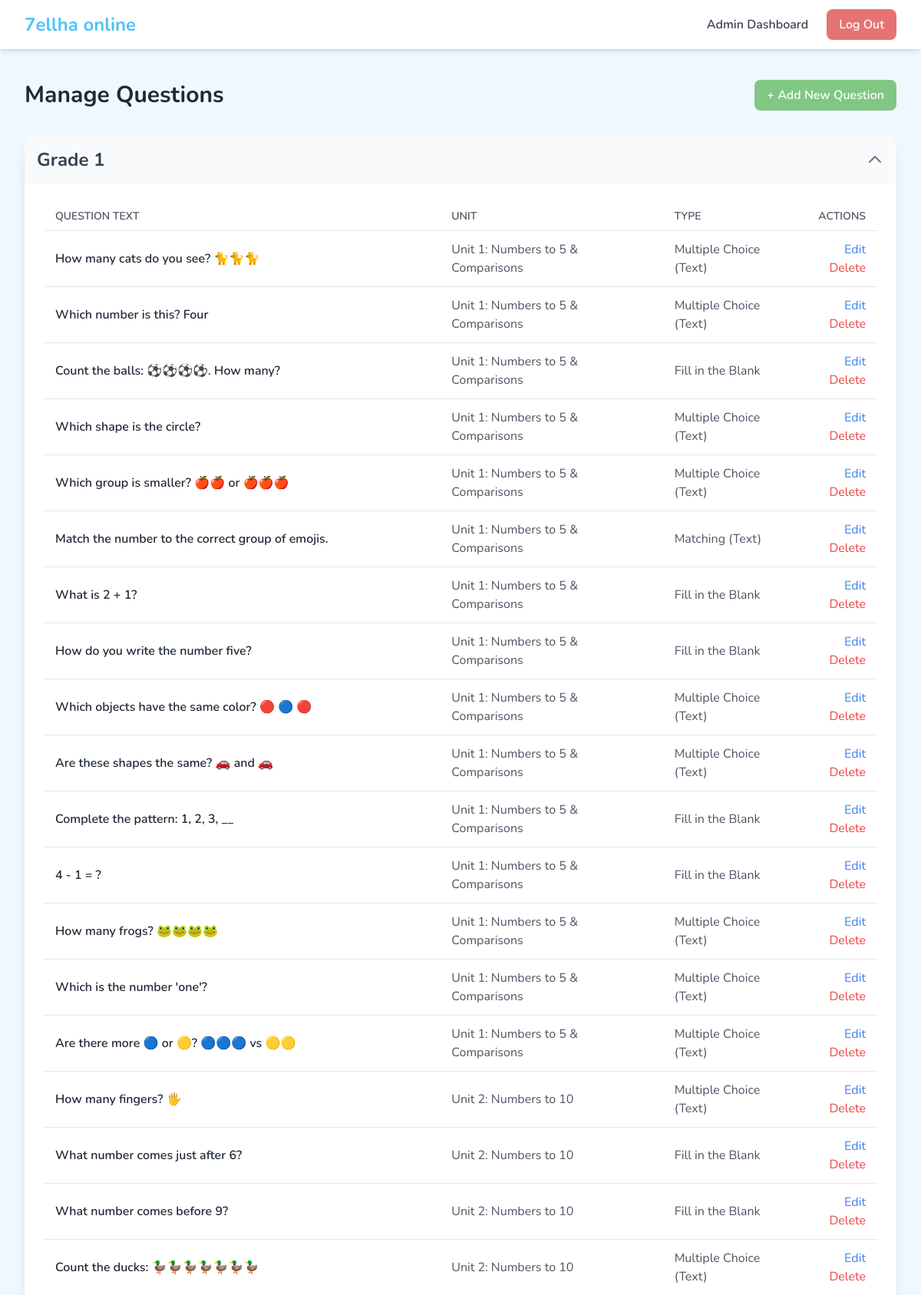
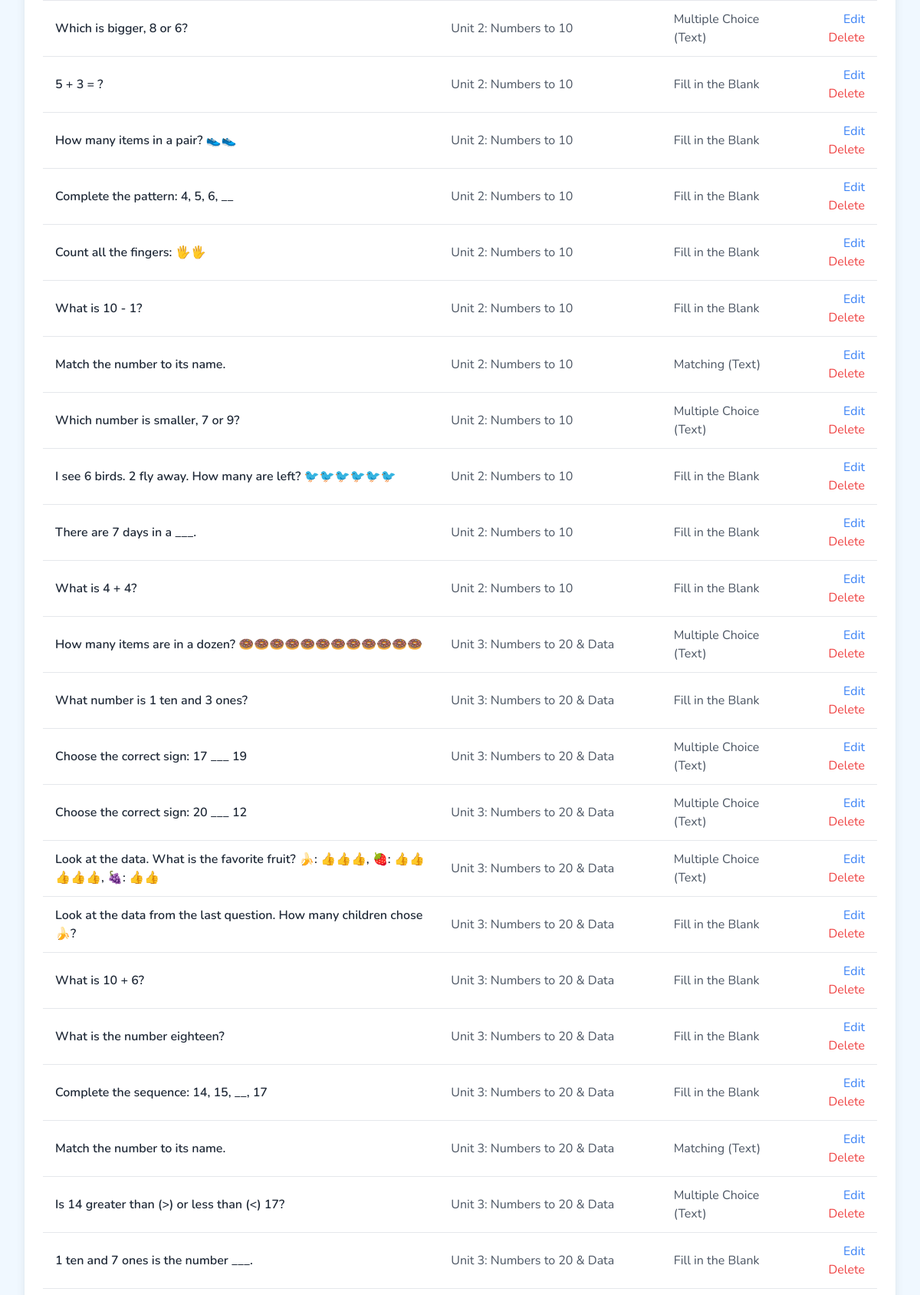
/management/questions/ (signed in, upper part), run on the app's committed database (2 pictures, top to bottom).
### apps/academics/models.py (models this page shows, shortened)
class Grade(models.Model):
    name = models.CharField(
        _('Grade Name'),
        max_length=100,
        unique=True,
        help_text=_("e.g., Grade 1, Grade 2")
    )
    description = models.TextField(
        _('Description'),
        blank=True,
        null=True,
        help_text=_("A brief description of the grade level.")
    )
    class Meta:
        verbose_name = _('Grade')
        verbose_name_plural = _('Grades')
        ordering = ['name'] # Ensures grades are ordered consistently.

class Unit(models.Model):
    grade = models.ForeignKey(Grade, on_delete=models.CASCADE, related_name='units')
    title = models.CharField(_('Title'), max_length=200)
    description = models.TextField(_('Description'), blank=True, null=True)
    unit_number = models.PositiveIntegerField(_('Unit Number'), default=1)
    duration_minutes = models.PositiveIntegerField(
        _('Quiz Duration (minutes)'),
        default=10,
        help_text="Set the time limit for this unit's quiz in minutes."
    )
    is_published = models.BooleanField(
    default=False,
    help_text="Check this box to make the unit visible to students.")
    class Meta:
        verbose_name = _('Unit')
        verbose_name_plural = _('Units')
        ordering = ['grade', 'unit_number']

### apps/quizzes/models.py (models this page shows, shortened)
class Question(models.Model):
    class QuestionType(models.TextChoices):
        MULTIPLE_CHOICE = 'MCQ', _('Multiple Choice (Text)')
        IMAGE_CHOICE = 'MCQI', _('Multiple Choice (Image)')
        TRUE_FALSE = 'TF', _('True/False')
        SHORT_ANSWER = 'SA', _('Short Answer')
        FILL_IN_THE_BLANK = 'FITB', _('Fill in the Blank')
        MATCHING = 'MATCH', _('Matching (Text)')
        MATCHING_IMAGE = 'MATI', _('Matching (Image/Mixed)')
    unit = models.ForeignKey(Unit, on_delete=models.CASCADE, related_name='questions')
    question_text = models.CharField(_('Question Text'), max_length=500, help_text="For Fill in the Blank, use '___'. For Matching, describe the task, e.g., 'Match the number to the image.'")
    question_type = models.CharField(_('Question Type'), max_length=5, choices=QuestionType.choices)
    order = models.PositiveIntegerField(_('Order'), default=1)

### apps/dashboard/views.py (the view)
# urls.py: path('questions/', QuestionListView.as_view(), name='question_list'),
class QuestionListView(AdminRequiredMixin, ListView):
    model = Question
    template_name = 'dashboard/question_list.html'
    context_object_name = 'questions' # This name is for the original flat list, which we'll replace in the context
    def get_context_data(self, **kwargs):
        context = super().get_context_data(**kwargs)
        all_questions = Question.objects.select_related('unit__grade').order_by('unit__grade__name', 'unit__unit_number', 'order')
        questions_by_grade = OrderedDict()
        for question in all_questions:
            if question.unit and question.unit.grade:
                grade = question.unit.grade
                if grade not in questions_by_grade:
                    questions_by_grade[grade] = []
                questions_by_grade[grade].append(question)
        context['questions_by_grade'] = questions_by_grade
        return context

### apps/dashboard/views.py (called while the page is built)
def is_admin(user):
    return user.is_authenticated and user.user_type == 'ADMIN'

    def test_func(self):
        return is_admin(self.request.user)

### apps/core/templates/dashboard/question_list.html (shortened to what this page needs)
{% extends "base.html" %}
{% block content %}
<div class="max-w-7xl mx-auto">
    <div class="flex justify-between items-center mb-8">
        <h1 class="text-3xl font-bold text-gray-800">Manage Questions</h1>
        <a href="{% url 'dashboard:question_add' %}" class="px-4 py-2 bg-brand-green text-white font-semibold rounded-lg hover:bg-opacity-90 transition duration-300">
            + Add New Question
        </a>
    </div>
    {% if questions_by_grade %}
        {% for grade, questions_in_grade in questions_by_grade.items %}
            <div class="mt-4 bg-white rounded-2xl shadow-lg overflow-hidden" x-data="{ isOpen: true }">
                <button @click="isOpen = !isOpen" class="w-full flex justify-between items-center p-4 bg-gray-50 hover:bg-gray-100 focus:outline-none">
                    <h2 class="text-2xl font-bold text-gray-700">{{ grade.name }}</h2>
                    <svg class="w-6 h-6 text-gray-500 transform transition-transform" :class="{ 'rotate-180': isOpen }" xmlns="http://www.w3.org/2000/svg" fill="none" viewBox="0 0 24 24" stroke="currentColor">
                        <path stroke-linecap="round" stroke-linejoin="round" stroke-width="2" d="M19 9l-7 7-7-7" />
                    </svg>
                </button>
                <div x-show="isOpen" class="p-6" style="display: none;">
                    <div class="overflow-x-auto">
                        <table class="w-full text-left">
                            <thead>
                                <tr class="border-b">
                                    <th class="py-2 px-4 uppercase text-sm font-semibold text-gray-600">Question Text</th>
                                    <th class="py-2 px-4 uppercase text-sm font-semibold text-gray-600">Unit</th>
                                    <th class="py-2 px-4 uppercase text-sm font-semibold text-gray-600">Type</th>
                                    <th class="py-2 px-4 uppercase text-sm font-semibold text-gray-600 text-right">Actions</th>
                                </tr>
                            </thead>
                            <tbody>
                                {% for question in questions_in_grade %}
                                <tr class="border-b hover:bg-gray-50">
                                    <td class="py-3 px-4 font-semibold">{{ question.question_text|truncatewords:15 }}</td>
                                    <td class="py-3 px-4 text-gray-600">{{ question.unit.title }}</td>
                                    <td class="py-3 px-4 text-gray-600">{{ question.get_question_type_display }}</td>
                                    <td class="py-3 px-4 text-right space-x-2">
                                        <a href="{% url 'dashboard:question_edit' pk=question.pk %}" class="text-blue-500 hover:underline">Edit</a>
                                        <a href="{% url 'dashboard:question_delete' pk=question.pk %}" class="text-red-500 hover:underline">Delete</a>
                                    </td>
                                </tr>
                                {% endfor %}
                            </tbody>
                        </table>
                    </div>
                </div>
            </div>
        {% endfor %}
    {% else %}
        <div class="bg-white rounded-2xl shadow-lg p-8 text-center">
            <p class="text-gray-500">No questions have been created yet.</p>
        </div>
    {% endif %}
</div>
{% endblock %}

### apps/core/templates/base.html (style rules this page uses)
body { font-family: 'Nunito', sans-serif; background-color: #f0f8ff; }
.bg-brand-green { background-color: #81c784; }

### data on the page
Grade: name "Grade 1"
Question: question_text "How many cats do you see? 🐈🐈🐈", unit "Unit 1: Numbers to 5 & Comparisons", question_type "Multiple Choice (Text)"
Question: question_text "Which number is this? Four", unit "Unit 1: Numbers to 5 & Comparisons", question_type "Multiple Choice (Text)"
Question: question_text "Count the balls: ⚽️⚽️⚽️⚽️. How many?", unit "Unit 1: Numbers to 5 & Comparisons", question_type "Fill in the Blank"
Question: question_text "Which shape is the circle?", unit "Unit 1: Numbers to 5 & Comparisons", question_type "Multiple Choice (Text)"
Question: question_text "Which group is smaller? 🍎🍎 or 🍎🍎🍎", unit "Unit 1: Numbers to 5 & Comparisons", question_type "Multiple Choice (Text)"
Question: question_text "Match the number to the correct group of emojis.", unit "Unit 1: Numbers to 5 & Comparisons", question_type "Matching (Text)"
Question: question_text "What is 2 + 1?", unit "Unit 1: Numbers to 5 & Comparisons", question_type "Fill in the Blank"
Question: question_text "How do you write the number five?", unit "Unit 1: Numbers to 5 & Comparisons", question_type "Fill in the Blank"
Question: question_text "Which objects have the same color? 🔴 🔵 🔴", unit "Unit 1: Numbers to 5 & Comparisons", question_type "Multiple Choice (Text)"
Question: question_text "Are these shapes the same? 🚗 and 🚗", unit "Unit 1: Numbers to 5 & Comparisons", question_type "Multiple Choice (Text)"
Question: question_text "Complete the pattern: 1, 2, 3, __", unit "Unit 1: Numbers to 5 & Comparisons", question_type "Fill in the Blank"
Question: question_text "4 - 1 = ?", unit "Unit 1: Numbers to 5 & Comparisons", question_type "Fill in the Blank"
Question: question_text "How many frogs? 🐸🐸🐸🐸", unit "Unit 1: Numbers to 5 & Comparisons", question_type "Multiple Choice (Text)"
Question: question_text "Which is the number 'one'?", unit "Unit 1: Numbers to 5 & Comparisons", question_type "Multiple Choice (Text)"
Question: question_text "Are there more 🔵 or 🟡? 🔵🔵🔵 vs 🟡🟡", unit "Unit 1: Numbers to 5 & Comparisons", question_type "Multiple Choice (Text)"
Question: question_text "How many fingers? 🖐️", unit "Unit 2: Numbers to 10", question_type "Multiple Choice (Text)"
Question: question_text "What number comes just after 6?", unit "Unit 2: Numbers to 10", question_type "Fill in the Blank"
Question: question_text "What number comes before 9?", unit "Unit 2: Numbers to 10", question_type "Fill in the Blank"
Question: question_text "Count the ducks: 🦆🦆🦆🦆🦆🦆🦆", unit "Unit 2: Numbers to 10", question_type "Multiple Choice (Text)"
Question: question_text "Which is bigger, 8 or 6?", unit "Unit 2: Numbers to 10", question_type "Multiple Choice (Text)"
Question: question_text "5 + 3 = ?", unit "Unit 2: Numbers to 10", question_type "Fill in the Blank"
Question: question_text "How many items in a pair? 👟👟", unit "Unit 2: Numbers to 10", question_type "Fill in the Blank"
Question: question_text "Complete the pattern: 4, 5, 6, __", unit "Unit 2: Numbers to 10", question_type "Fill in the Blank"
Question: question_text "Count all the fingers: 🖐️🖐️", unit "Unit 2: Numbers to 10", question_type "Fill in the Blank"
Question: question_text "What is 10 - 1?", unit "Unit 2: Numbers to 10", question_type "Fill in the Blank"
Question: question_text "Match the number to its name.", unit "Unit 2: Numbers to 10", question_type "Matching (Text)"
Question: question_text "Which number is smaller, 7 or 9?", unit "Unit 2: Numbers to 10", question_type "Multiple Choice (Text)"
Question: question_text "I see 6 birds. 2 fly away. How many are left? 🐦🐦🐦🐦🐦🐦", unit "Unit 2: Numbers to 10", question_type "Fill in the Blank"
Question: question_text "There are 7 days in a ___.", unit "Unit 2: Numbers to 10", question_type "Fill in the Blank"
Question: question_text "What is 4 + 4?", unit "Unit 2: Numbers to 10", question_type "Fill in the Blank"
Question: question_text "How many items are in a dozen? 🍩🍩🍩🍩🍩🍩🍩🍩🍩🍩🍩🍩", unit "Unit 3: Numbers to 20 & Data", question_type "Multiple Choice (Text)"
Question: question_text "What number is 1 ten and 3 ones?", unit "Unit 3: Numbers to 20 & Data", question_type "Fill in the Blank"
Question: question_text "Choose the correct sign: 17 ___ 19", unit "Unit 3: Numbers to 20 & Data", question_type "Multiple Choice (Text)"
Question: question_text "Choose the correct sign: 20 ___ 12", unit "Unit 3: Numbers to 20 & Data", question_type "Multiple Choice (Text)"
Question: question_text "Look at the data. What is the favorite fruit? 🍌: 👍👍👍, 🍓: 👍👍👍👍👍, 🍇: 👍👍", unit "Unit 3: Numbers to 20 & Data", question_type "Multiple Choice (Text)"
Question: question_text "Look at the data from the last question. How many children chose 🍌?", unit "Unit 3: Numbers to 20 & Data", question_type "Fill in the Blank"
Question: question_text "What is 10 + 6?", unit "Unit 3: Numbers to 20 & Data", question_type "Fill in the Blank"
Question: question_text "What is the number eighteen?", unit "Unit 3: Numbers to 20 & Data", question_type "Fill in the Blank"
Question: question_text "Complete the sequence: 14, 15, __, 17", unit "Unit 3: Numbers to 20 & Data", question_type "Fill in the Blank"
Question: question_text "Match the number to its name.", unit "Unit 3: Numbers to 20 & Data", question_type "Matching (Text)"
Question: question_text "Is 14 greater than (>) or less than (<) 17?", unit "Unit 3: Numbers to 20 & Data", question_type "Multiple Choice (Text)"
Question: question_text "1 ten and 7 ones is the number ___.", unit "Unit 3: Numbers to 20 & Data", question_type "Fill in the Blank"
